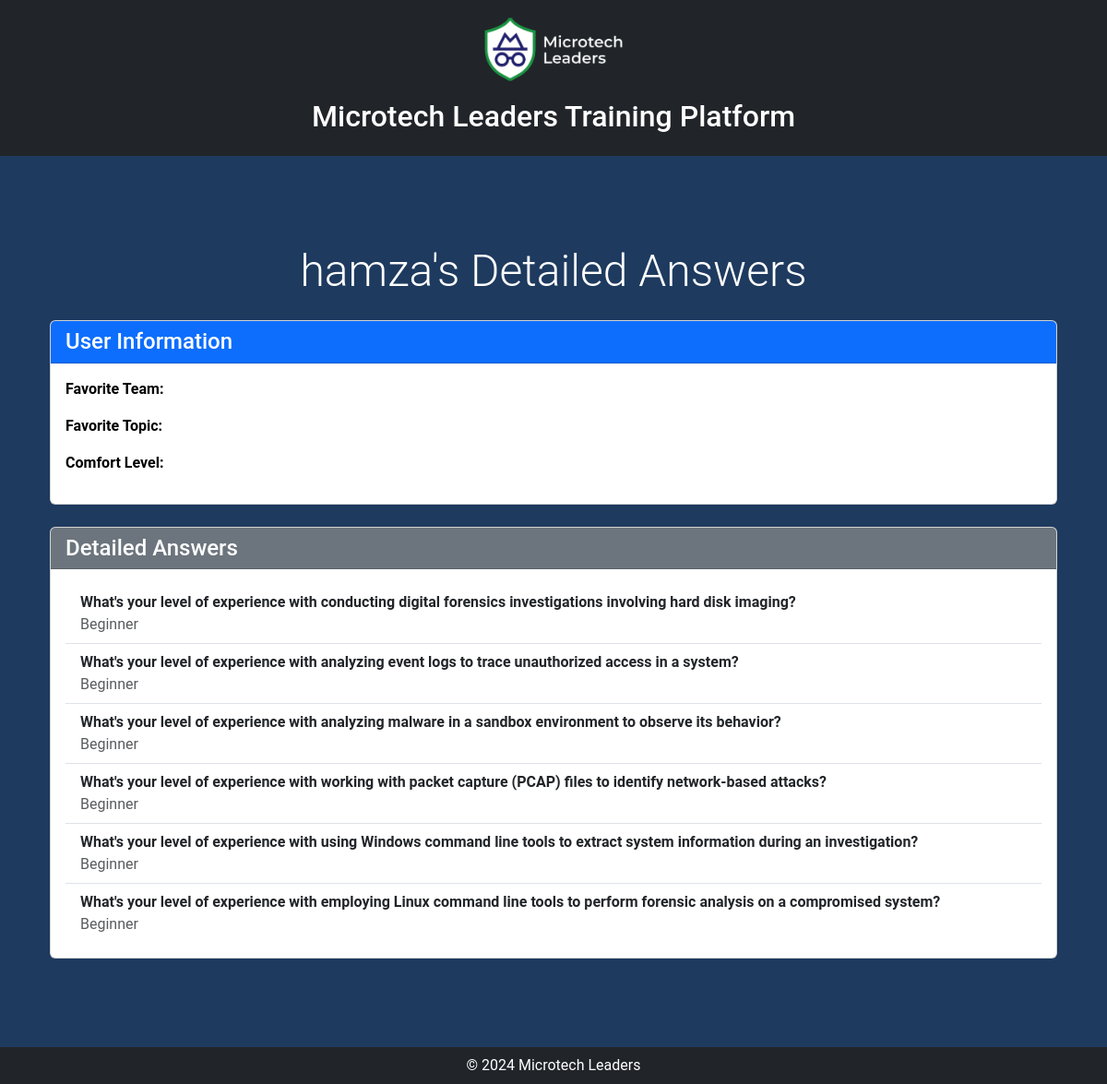
/answers/1/, run on an earlier commit of the app's database.
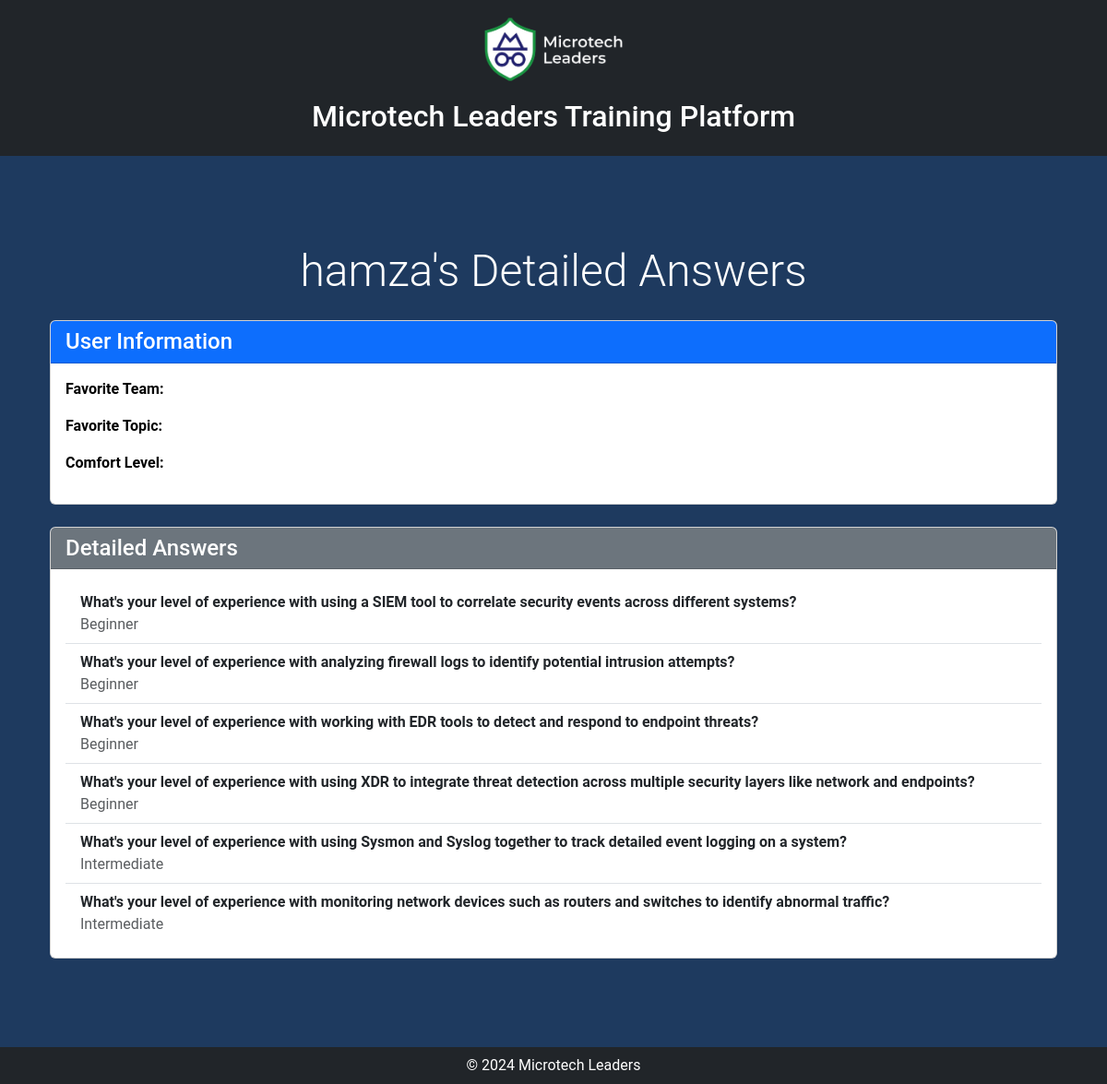
And on a later commit of the database.
### trainingPlatform/models.py (models this page shows)
class QuestionnaireResult(models.Model):
    user = models.OneToOneField(User, on_delete=models.CASCADE)
    favorite_team = models.CharField(max_length=10, blank=True)  # Allow empty strings
    favorite_topic = models.CharField(max_length=100, blank=True)  # Allow empty strings
    comfort_level = models.CharField(max_length=50, blank=True)  # Allow empty strings
    completed = models.BooleanField(default=False)

class DetailedAnswer(models.Model):
    result = models.ForeignKey(QuestionnaireResult, on_delete=models.CASCADE, related_name='answers')
    question = models.CharField(max_length=255)
    answer = models.TextField()

### trainingPlatform/views.py (the view)
# urls.py: path('answers/<int:result_id>/', view_detailed_answers, name='view_detailed_answers'),
def view_detailed_answers(request, result_id):
    result = get_object_or_404(QuestionnaireResult, id=result_id)
    answers = result.answers.all()
    return render(request, 'view_detailed_answers.html', {'result': result, 'answers': answers})

### trainingPlatform/templates/view_detailed_answers.html (shortened to what this page needs)
{% extends 'base.html' %}
{% load static %}
{% block free %}
<div class="container my-5">
    <div class="text-center mb-4">
        <h2 class="display-5" style="color: white;">{{ result.user.username }}'s Detailed Answers</h2>
    </div>
    <div class="card mb-4">
        <div class="card-header bg-primary text-white">
            <h4 class="mb-0">User Information</h4>
        </div>
        <div class="card-body" style="color: black;">
            <p><strong>Favorite Team:</strong> {{ result.favorite_team|title }}</p>
            <p><strong>Favorite Topic:</strong> {{ result.favorite_topic|title }}</p>
            <p><strong>Comfort Level:</strong> </p>
        </div>
    </div>
    <div class="card">
        <div class="card-header bg-secondary text-white">
            <h4 class="mb-0">Detailed Answers</h4>
        </div>
        <div class="card-body">
            <ul class="list-group list-group-flush">
                {% for answer in answers %}
                <li class="list-group-item">
                    <strong>{{ answer.question }}</strong><br>
                    <span class="text-muted">{{ answer.answer }}</span>
                </li>
                {% endfor %}
            </ul>
        </div>
    </div>
</div>
{% endblock %}

### trainingPlatform/templates/base.html (shortened to what this page needs)
<!DOCTYPE html>
<html lang="en">
<head>
    {% load static %}
    <link href="https://cdn.jsdelivr.net/npm/bootstrap@5.3.0-alpha1/dist/css/bootstrap.min.css" rel="stylesheet">
    <link rel="stylesheet" href="{% static 'styles/styles.css' %}">
</head>
<body class="d-flex flex-column min-vh-100">
    {% if user.is_authenticated %}
        <nav class="navbar navbar-expand-lg navbar-dark bg-dark fixed-top">
            <div class="container">
                <a class="navbar-brand" href="{% url 'home' %}">
                    <img src="{% static 'assets/logo1.png' %}" alt="Microtech Leaders Logo" style="max-width: 100px;">
                </a>
                <button class="navbar-toggler" type="button" data-bs-toggle="collapse" data-bs-target="#navbarNav" aria-controls="navbarNav" aria-expanded="false" aria-label="Toggle navigation">
                    <span class="navbar-toggler-icon"></span>
                </button>
                <div class="collapse navbar-collapse" id="navbarNav">
                    <ul class="navbar-nav ms-auto">
                        <li class="nav-item ms-3">
                            <a href="{% url 'password_change' %}" class="btn btn-primary btn-lg">Change Password</a>
                        </li>
                        {% if user.is_staff %}
                        <li class="nav-item ms-3">
                            <a href="{% url 'view_answers' %}" class="btn btn-primary btn-lg">View Answers</a>
                        </li>
                        {% endif %}
                        <li class="nav-item ms-3">
                            <form method="post" action="{% url 'logout' %}">
                                {% csrf_token %}
                                <button type="submit" class="btn btn-danger btn-lg">Logout</button>
                            </form>
                        </li>
                    </ul>
                </div>
            </div>
        </nav>
    {% else %}
    <header class="bg-dark text-white py-3 text-center">
        <img src="{% static 'assets/logo1.png' %}" alt="Microtech Leaders Logo" class="img-fluid" style="max-width: 150px;">
        <h1 class="mt-3">Microtech Leaders Training Platform</h1>
    </header>
    {% endif %}
    <main class="container my-5">
        {% block free %}
        {% endblock %}
    </main>
    <footer class="mt-auto bg-dark text-white text-center py-2">
        &copy; 2024 Microtech Leaders
    </footer>
</body>
</html>

### trainingPlatform/static/styles/styles.css (style rules this page uses)
body { background-color: #1e3a5f; color: white; font-family: 'Roboto', sans-serif; }
header h1 { font-size: 2rem; }
img { height: auto; }
h2 { color: #343a40; }

What changed in the data, as far as the page shows it:
removed DetailedAnswer: question "What's your level of experience with conducting digital forensics investigations involving hard disk imaging?", answer "Beginner"
removed DetailedAnswer: question "What's your level of experience with analyzing event logs to trace unauthorized access in a system?", answer "Beginner"
removed DetailedAnswer: question "What's your level of experience with analyzing malware in a sandbox environment to observe its behavior?", answer "Beginner"
removed DetailedAnswer: question "What's your level of experience with working with packet capture (PCAP) files to identify network-based attacks?", answer "Beginner"
removed DetailedAnswer: question "What's your level of experience with using Windows command line tools to extract system information during an investigation?", answer "Beginner"
removed DetailedAnswer: question "What's your level of experience with employing Linux command line tools to perform forensic analysis on a compromised system?", answer "Beginner"
added DetailedAnswer: question "What's your level of experience with using a SIEM tool to correlate security events across different systems?", answer "Beginner"
added DetailedAnswer: question "What's your level of experience with analyzing firewall logs to identify potential intrusion attempts?", answer "Beginner"
added DetailedAnswer: question "What's your level of experience with working with EDR tools to detect and respond to endpoint threats?", answer "Beginner"
added DetailedAnswer: question "What's your level of experience with using XDR to integrate threat detection across multiple security layers like network and endpoints?", answer "Beginner"
added DetailedAnswer: question "What's your level of experience with using Sysmon and Syslog together to track detailed event logging on a system?", answer "Intermediate"
added DetailedAnswer: question "What's your level of experience with monitoring network devices such as routers and switches to identify abnormal traffic?", answer "Intermediate"
